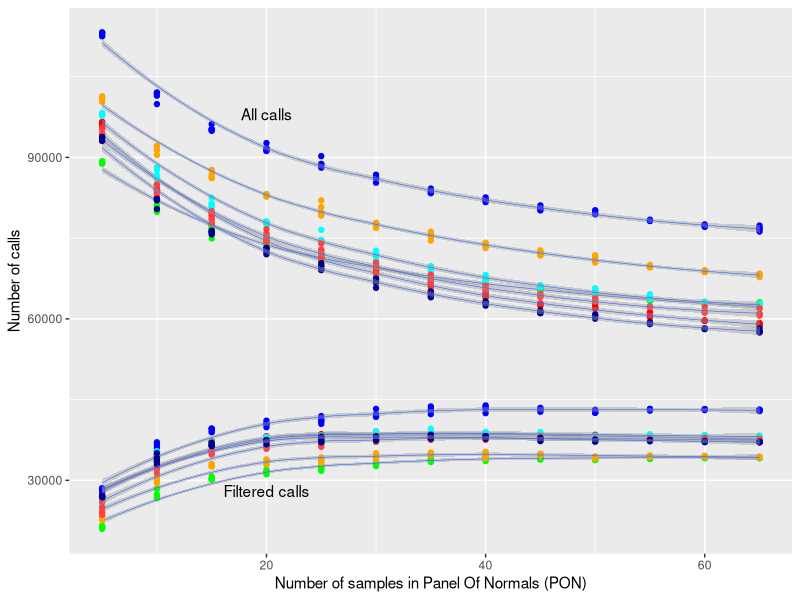

The R source for this figure:
library(ggplot2)
All_samples <- read.csv("all.samples.csv")
# Samples 
S103A <- subset(All_samples,sample=="T103" & filtering=="All")
S103F <- subset(All_samples,sample=="T103" & filtering=="filtered")

S104A <- subset(All_samples,sample=="T104" & filtering=="All")
S104F <- subset(All_samples,sample=="T104" & filtering=="filtered")

S105A <- subset(All_samples,sample=="T105" & filtering=="All")
S105F <- subset(All_samples,sample=="T105" & filtering=="filtered")

S107A <- subset(All_samples,sample=="T107" & filtering=="All")
S107F <- subset(All_samples,sample=="T107" & filtering=="filtered")

S109A <- subset(All_samples,sample=="T109" & filtering=="All")
S109F <- subset(All_samples,sample=="T109" & filtering=="filtered")

S110A <- subset(All_samples,sample=="T110" & filtering=="All")
S110F <- subset(All_samples,sample=="T110" & filtering=="filtered")

S119A <- subset(All_samples,sample=="T119" & filtering=="All")
S119F <- subset(All_samples,sample=="T119" & filtering=="filtered")


ggplot(All_samples,aes(PON,calls)) + 
  geom_point(data=S103A, colour='red') + geom_smooth(data=S103A,size=0.2, method = 'loess') + 
  geom_point(data=S103F, colour='red') + geom_smooth(data=S103F,size=0.2, method = 'loess') +
  geom_point(data=S104A,colour='green') + geom_smooth(data=S104A,size=0.2, method = 'loess') + 
  geom_point(data=S104F,colour='green') + geom_smooth(data=S104F,size=0.2, method = 'loess') +
  geom_point(data=S105A,colour='blue') + geom_smooth(data=S105A,size=0.2, method = 'loess') + 
  geom_point(data=S105F,colour='blue') + geom_smooth(data=S105F,size=0.2, method = 'loess') +
  geom_point(data=S107A,colour='orange') + geom_smooth(data=S107A,size=0.2, method = 'loess') + 
  geom_point(data=S107F,colour='orange') + geom_smooth(data=S107F,size=0.2, method = 'loess') +
  geom_point(data=S109A,colour='cyan') + geom_smooth(data=S109A,size=0.2, method = 'loess') + 
  geom_point(data=S109F,colour='cyan') + geom_smooth(data=S109F,size=0.2, method = 'loess') +
  geom_point(data=S110A,colour='brown1') + geom_smooth(data=S110A,size=0.2, method = 'loess') + 
  geom_point(data=S110F,colour='brown1') + geom_smooth(data=S110F,size=0.2, method = 'loess') +
  geom_point(data=S119A,colour='darkblue') + geom_smooth(data=S119A,size=0.2, method = 'loess') + 
  geom_point(data=S119F,colour='darkblue') + geom_smooth(data=S119F,size=0.2, method = 'loess') +
  annotate("text", x=20, y=28000, label="Filtered calls", color="black") +
  annotate("text", x=20, y=98000, label="All calls", color="black") + 
  xlab("Number of samples in Panel Of Normals (PON)") +
  ylab("Number of calls") 
